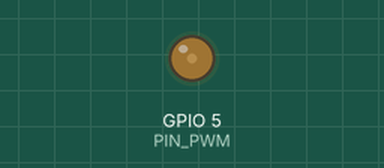
Bench run of a sketch on a simulated ESP32. Parts: output pins drawn as LEDs (lit = HIGH).

Above: at 0.05 s.
At 4.0 s:
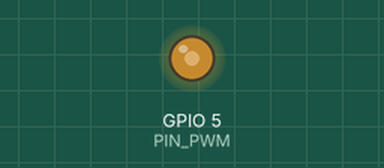
At 6.0 s:
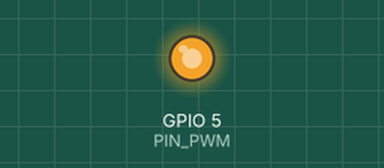
At 8.0 s:
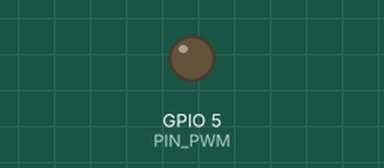
Timing chart, 0 to 10.4 s (numbered marks = the images above):
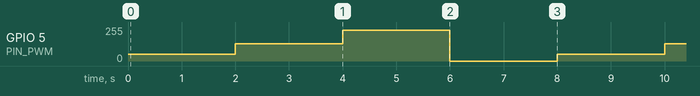

Measured:
- by itself, GPIO 5 (PIN_PWM): repeats every 8.0 s: 128/255 2.0 s, 229/255 2.0 s, 0/255 2.0 s, 51/255 2.0 s

The sketch:

sketch_pwm.ino
```cpp
#include <Arduino.h>

// Usamos el LED integrado de la placa
const int PIN_PWM = 5;

// Configuración PWM
const int PWM_CHANNEL    = 0;     // canal 0
const int PWM_FREQUENCY  = 5000;  // 5 kHz
const int PWM_RESOLUTION = 8;     // 8 bits: 0..255

void setup() {
  // Configuramos el canal PWM
  ledcSetup(PWM_CHANNEL, PWM_FREQUENCY, PWM_RESOLUTION);
  // Asociamos el canal al pin del LED
  ledcAttachPin(PIN_PWM, PWM_CHANNEL);
}

void loop() {
  // Duty bajo
  ledcWrite(PWM_CHANNEL, 51);   // 51 ~ 20 % de 255
  delay(2000);

  // Duty medio
  ledcWrite(PWM_CHANNEL, 128);  // ~50 %
  delay(2000);

  // Duty alto
  ledcWrite(PWM_CHANNEL, 230);  // ~90 %
  delay(2000);

  // Opcional: apagar completamente
  ledcWrite(PWM_CHANNEL, 0);    // 0 %
  delay(2000);
}
```
